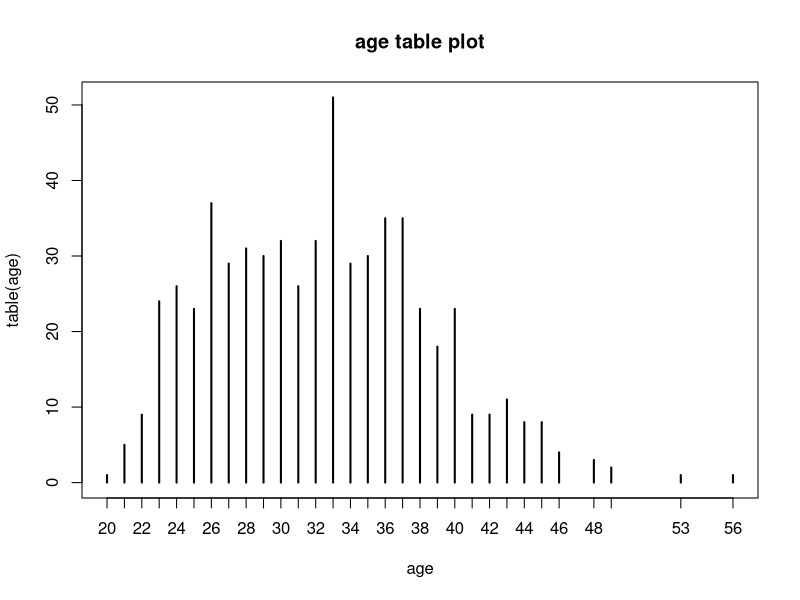
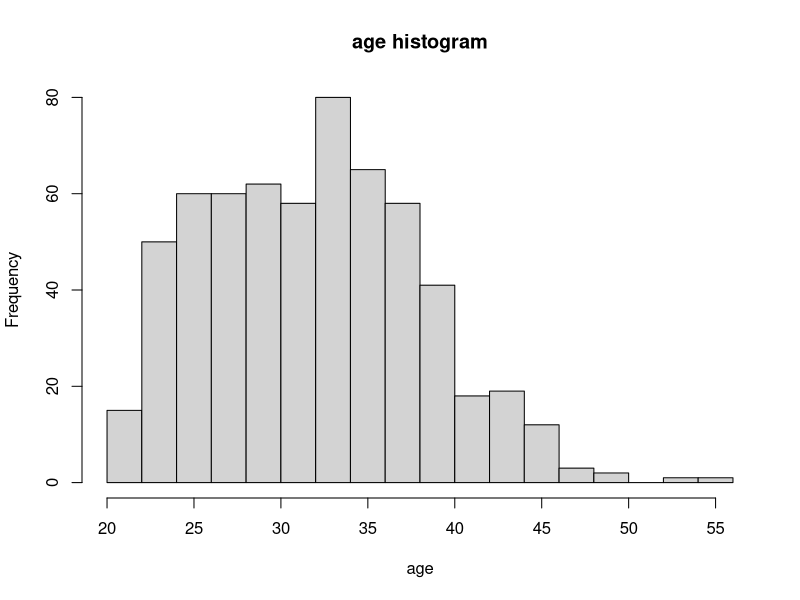
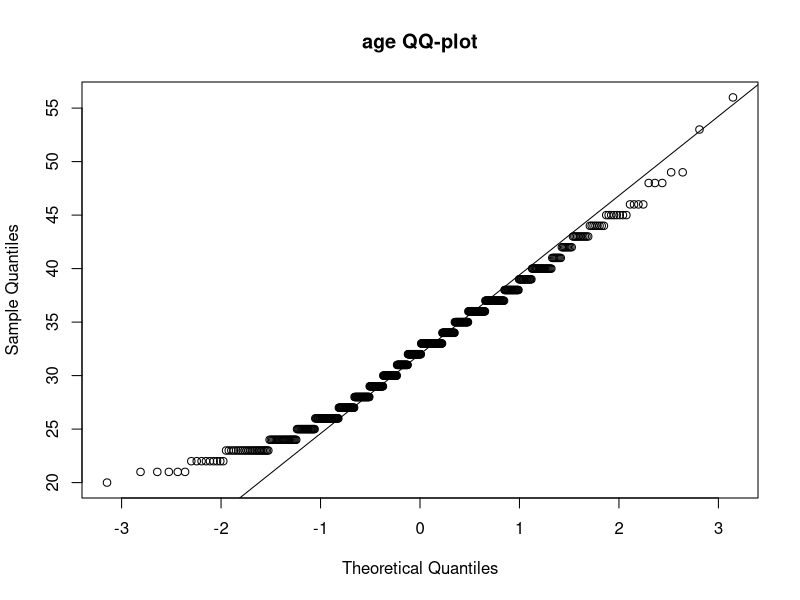
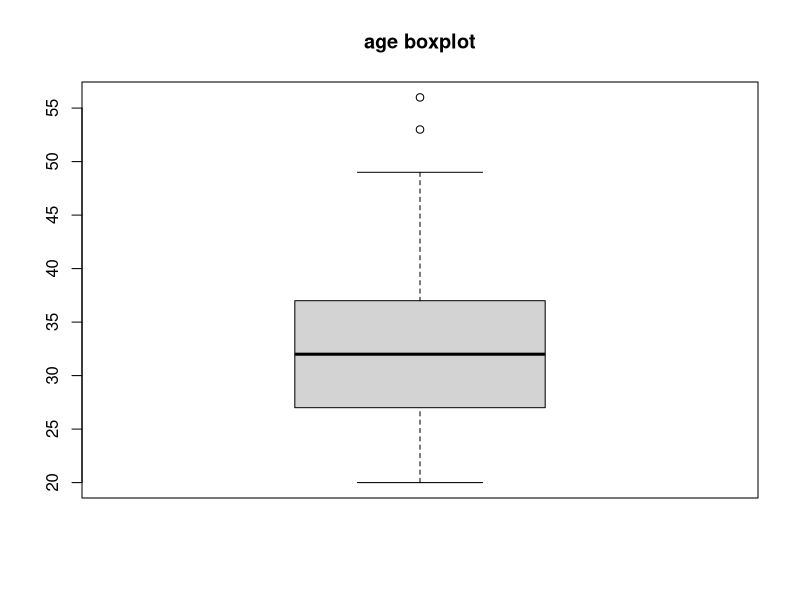
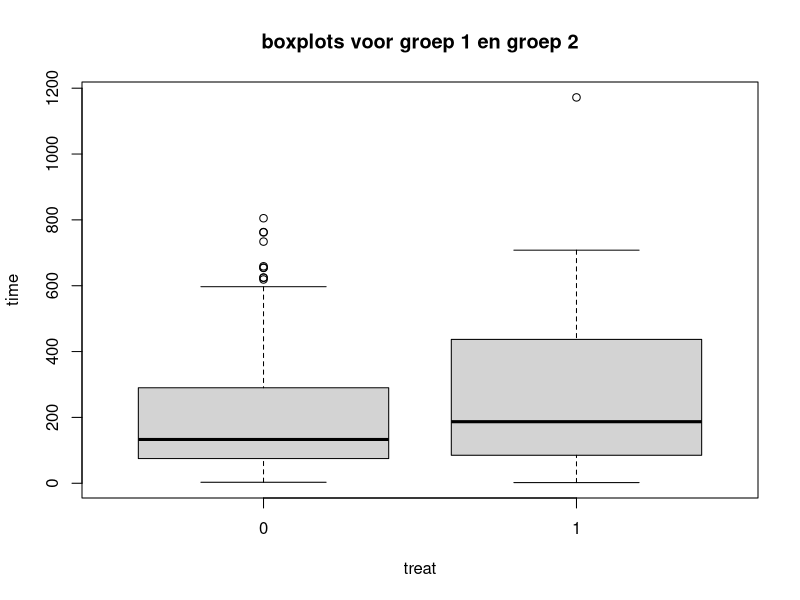
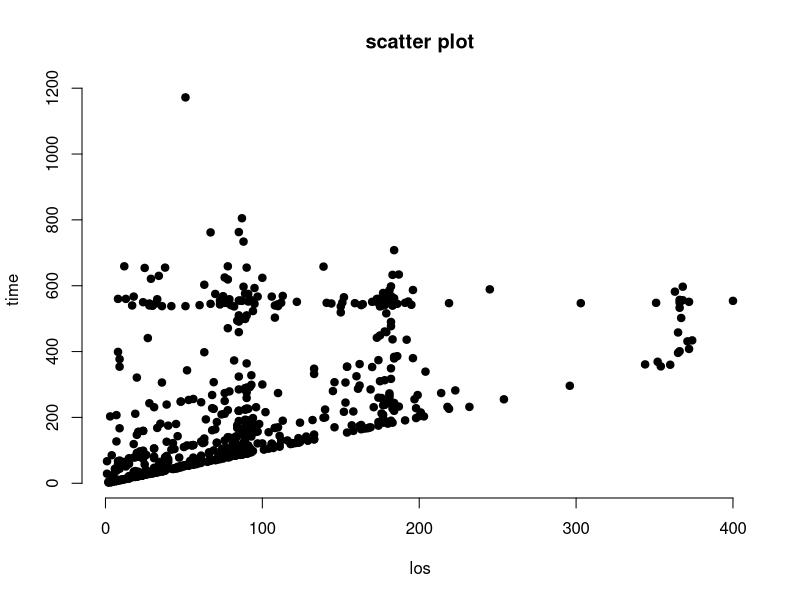
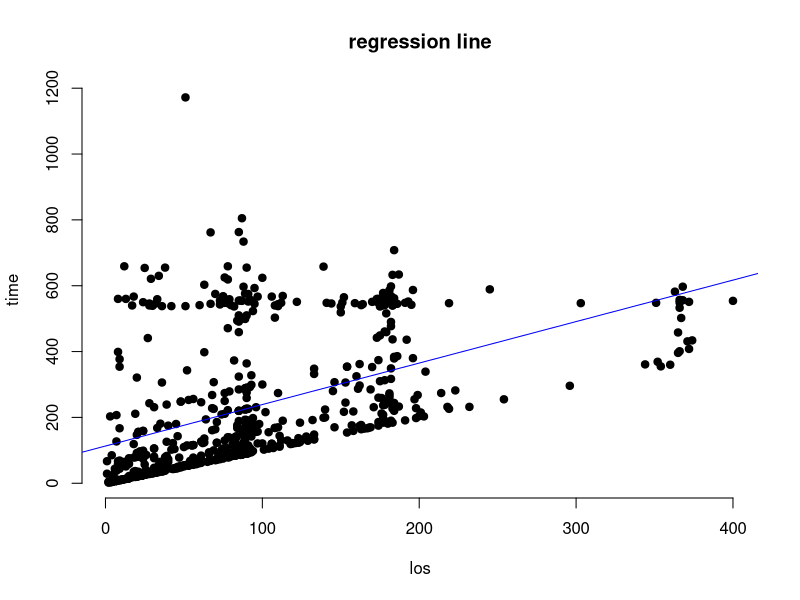

Recreate these plots in R, in order.
#naam: Mohamed Darkaoui
#rolnummer: s0185350

data = read.csv(file="drugs_2021.csv", header=TRUE, sep=";")

i = 3
j = 5
k = 0

data = data[-c(k+1, j+1, i+1, j*k+1, i*j+1, i*k+1, i*j*k+1, i+j+k+1),]

###################################################
# vraag 1: verdeling en normaliteit va variabele age

age =  data$age


mean_age <- mean(age,na.rm = TRUE)
median_age <- median(age, na.rm = TRUE)
matrix_age <- t(age)
n_age <- NROW(!is.na(age))

sprintf("mean age: %s", mean_age)
sprintf("median age: %s", median_age)
sprintf("age sample size: %s", n_age)


png(file = "age/age_table.png")
plot(table(age), main="age table plot") 

png(file = "age/age_hist")
hist(age,breaks=16, main="age histogram")
##### 2 duidelijke uitschieters, ziet er rechts scheef uit #######

#normaliteit

png("age/age_qq.png")
qqnorm(age, main="age QQ-plot")
qqline(age)
#### korte staart langs lings
#### opnieuw 2 uitschieters waargenomen

png("age/age_boxplot.png")
boxplot(age, main="age boxplot")
### de +1.5 IQR is groter dan de -1.5 IQR (whiskers)
### mediaan ligt in het midden van IQR

# testen of data normaal verdeeld is 
shapiro.test(age) #Shapiro-Wilk normality test
### data is niet normaal verdeeld


# transofmatie pogingen
shapiro.test(log(age))
shapiro.test(age^2)
shapiro.test(age^(-1))
shapiro.test(sqrt(age))
shapiro.test(age^(1/3))
shapiro.test(age^(1/4))



###################################################
# vraag 2

# subsets
long_treatment_data<-data[data$treat=='1',]
short_treatment_data<-data[data$treat=='0',]


# gemiddelde
X0 = mean(short_treatment_data$time)
X1 = mean(long_treatment_data$time)

# variantie
S0 = sqrt(var(short_treatment_data$time))
S1 = sqrt(var(long_treatment_data$time))

# steekproefgrootte
N0 = nrow(short_treatment_data)
N1 = nrow(long_treatment_data)

df0 = N0-1
df1 = N1-1

print(paste0("X0: ", X0))
print(paste0("X1: ", X1))
print(paste0("S0: ", S0))
print(paste0("S1: ", S1))

time = data$time
treat = data$treat

# F-test voor varianties
var.test(time  ~ treat)

# AG voor varianties
qf(c(0.025,0.995),df0,df1)

png("oef2/boxplot.png")
boxplot(time ~ treat, main="boxplots voor groep 1 en groep 2")


data$treat <- as.character(data$treat)
# t-test: H1: µ0 - µ1 < 0
t.test(data$time ~ data$treat,mu=0, alternative = "less", var.equal = TRUE)

# AG voor test H1: µ1 > µ0
qt(1-0.025, 604)

###################################################
# vraag 3

hercoc = data$hercoc

table (treat, hercoc)
Xsq <- chisq.test(treat,hercoc)
Xsq$expected
Xsq


###################################################
# vraag4
png("oef4.png")
los <- data$los
time <- data$time

# Plot with main and axis titles
# Change point shape (pch = 19) and remove frame.
plot(los, time, main = "scatter plot",
     xlab = "los", ylab = "time",
     pch = 19, frame = FALSE)
# Add regression line
plot(los, time, main = "regression line",
     xlab = "los", ylab = "time",
     pch = 19, frame = FALSE)
abline(lm(time ~ los, data = mtcars), col = "blue")

cor.test(los, time, method="pearson")